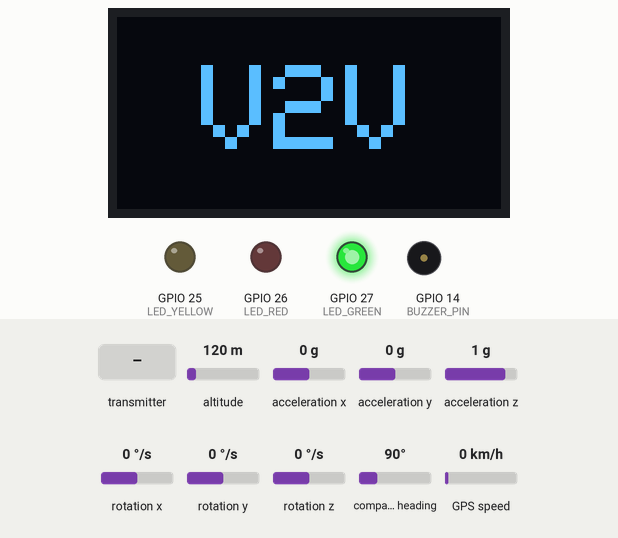
This sketch was run on a simulated ESP32. On the bench: 128×64 one-colour display, output pins drawn as LEDs (lit = HIGH), buzzer (waves = sounding, pin HIGH). Wiring (inferred from the names in the program): MPU-9250 motion sensor at I2C address 0x68. The inputs (shaded band) are chosen by the test bench; at power-on: altitude 120 m, acceleration x 0 g, acceleration y 0 g, acceleration z 1 g, rotation x 0 °/s, rotation y 0 °/s, rotation z 0 °/s, compass heading 90°, GPS speed 0 km/h. Storage starts empty; the GPS gets a fix after 3 s at 37.7749, -122.4194 with 8 satellites; what the sketch prints to the serial monitor is not drawn.

Above: at 1.2 s.
1.3 s: the transmitter starts sending event = 64
At 1.46 s:
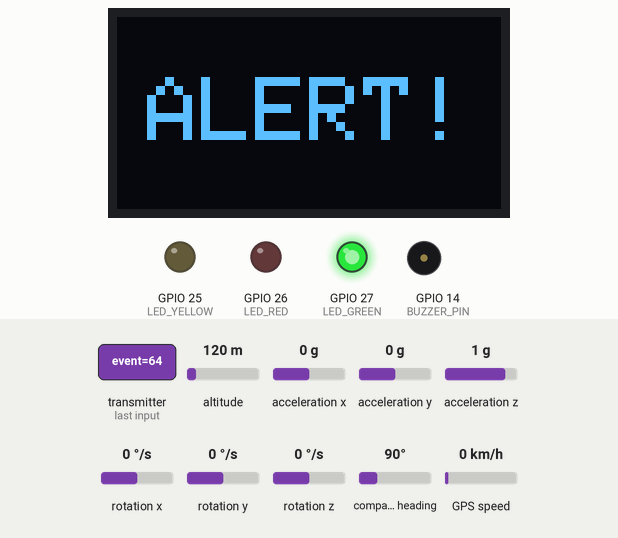
3.1 s: the transmitter starts sending event = 0
At 7.0 s:
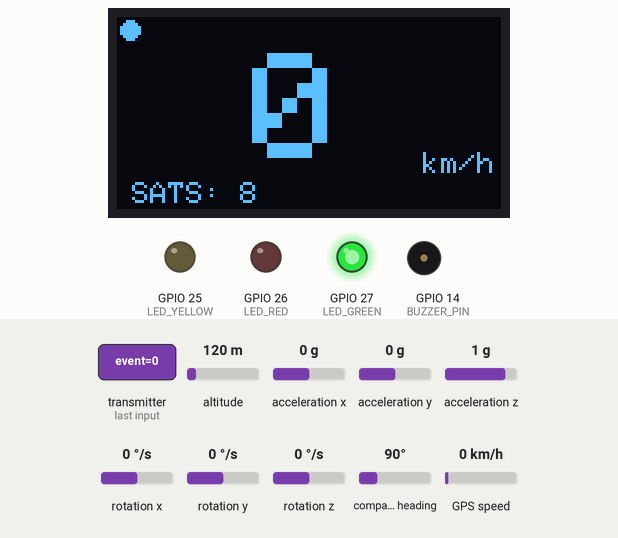
7.2 s: the transmitter starts sending event = 255
At 7.62 s:
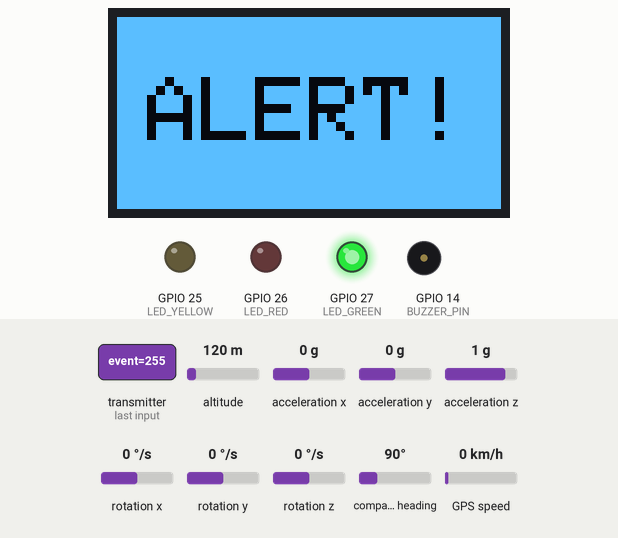
Timing chart, 0 to 10.2 s (numbered marks = the images above; inputs shaded):
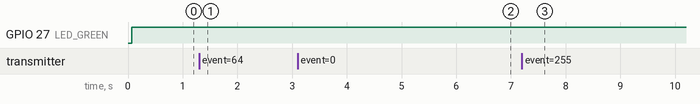

Measured:
- after the input at 1.3 s, the display: first changes after 0.06 s (image 1 shows a later state)
- after the input at 3.1 s, the display: first differs from a run without the input after 3.3 s (image 2)
- after the input at 7.2 s, the display: changes after 0.06 s (image 3)

The sketch:

car1.ino
```cpp
#include <Arduino.h>
#include <Wire.h>
#include <Adafruit_GFX.h>
#include <Adafruit_SSD1306.h>
#include <WiFi.h>
#include <esp_now.h>
#include <TinyGPS++.h>
#include <SD.h>
#include <SPI.h>

#define SD_CS 5

// Removed Adafruit_MPU6050 for MPU6500 raw I2C compatibility
#include <esp_idf_version.h>
#include <Fonts/FreeSans9pt7b.h>


/*
 * V2V Hardware Node - Hybrid PC Bridge & Transceiver
 */

#define SCREEN_WIDTH 128
#define SCREEN_HEIGHT 64
#define OLED_RESET    -1
#define SCREEN_ADDRESS 0x3C

Adafruit_SSD1306 display(SCREEN_WIDTH, SCREEN_HEIGHT, &Wire, OLED_RESET);

// MPU6500 on secondary I2C bus (Wire1)
#define MPU_SDA 32
#define MPU_SCL 33
TwoWire I2CMPU = TwoWire(1);

// GPS NEO-6M on UART2
#define RXD2 16
#define TXD2 17
HardwareSerial GPS(2);
TinyGPSPlus gps;

void initMPU6500() {
  I2CMPU.beginTransmission(0x68);
  I2CMPU.write(0x6B); // Power management
  I2CMPU.write(0x00); // Wake up
  I2CMPU.endTransmission();

  // Set accel range to +/- 2g for MAXIMUM sensitivity (was 8g)
  I2CMPU.beginTransmission(0x68);
  I2CMPU.write(0x1C);
  I2CMPU.write(0x00);
  I2CMPU.endTransmission();

  // Set gyro range to +/- 250 deg/s for MAXIMUM sensitivity (was 500)
  I2CMPU.beginTransmission(0x68);
  I2CMPU.write(0x1B);
  I2CMPU.write(0x00);
  I2CMPU.endTransmission();

  // Set DLPF to ~41Hz for faster reaction to potholes (was 21Hz)
  I2CMPU.beginTransmission(0x68);
  I2CMPU.write(0x1A);
  I2CMPU.write(0x03);
  I2CMPU.endTransmission();
}

#define LED_GREEN  27
#define LED_YELLOW 25
#define LED_RED    26
#define BUZZER_PIN 14


uint8_t broadcastAddress[] = {0xFF, 0xFF, 0xFF, 0xFF, 0xFF, 0xFF};

#pragma pack(push, 1)
struct VehicleStatePacket {
  char vehicle_id;
  uint16_t seq;
  uint32_t timestamp;
  int16_t speed_x100;
  int16_t accel_x100;
  int16_t heading;
  uint8_t event;
  uint8_t confidence;
  float latitude;
  float longitude;
};
#pragma pack(pop)

VehicleStatePacket myState;
VehicleStatePacket receivedAlert;

void logBlackbox(VehicleStatePacket state);

unsigned long lastSerialUpdate = 0;
unsigned long alertReceivedTime = 0;
const unsigned long ALERT_DISPLAY_TIME = 3500;

enum DisplayState { STATE_BOOT, STATE_WAITING, STATE_TRACKING, STATE_WARNING, STATE_STANDALONE };
DisplayState currentState = STATE_BOOT;

// Global Sensor State for Standalone Mode
float currentRoll = 0.0;
float currentPitch = 0.0;

// Smooth Animation Variables
float currentSpeedDisplay = 0.0;
float currentBarWidth = 0.0;
unsigned long bootTime = 0;


#if ESP_IDF_VERSION >= ESP_IDF_VERSION_VAL(5, 0, 0)
void OnDataSent(const wifi_tx_info_t *info, esp_now_send_status_t status) {
#else
void OnDataSent(const uint8_t *mac_addr, esp_now_send_status_t status) {
#endif
  // Silent success/fail
}

#if ESP_IDF_VERSION >= ESP_IDF_VERSION_VAL(5, 0, 0)
void OnDataRecv(const esp_now_recv_info_t *info, const uint8_t *incomingData, int len) {
#else
void OnDataRecv(const uint8_t * mac, const uint8_t *incomingData, int len) {
#endif
  if (len == sizeof(VehicleStatePacket)) {
    VehicleStatePacket incoming;
    memcpy(&incoming, incomingData, sizeof(incoming));

    // Trigger on any event > 0, except our own
    if (incoming.event > 0 && incoming.vehicle_id != myState.vehicle_id) {
      memcpy(&receivedAlert, &incoming, sizeof(incoming));
      alertReceivedTime = millis();
      currentState = STATE_WARNING;
    }

    // Log incoming telemetry to blackbox SD
    logBlackbox(incoming);
  }
}

void logBlackbox(VehicleStatePacket state) {
  File logFile = SD.open("/blackbox.csv", FILE_APPEND);
  if (logFile) {
    logFile.print(millis());
    logFile.print(",");
    logFile.print(state.vehicle_id);
    logFile.print(",");
    logFile.print(state.latitude, 6);
    logFile.print(",");
    logFile.print(state.longitude, 6);
    logFile.print(",");
    logFile.print(state.speed_x100 / 100.0);
    logFile.print(",");
    logFile.print(state.accel_x100 / 100.0);
    logFile.print(",");
    logFile.println(state.event);
    logFile.close();
  }
}

void setup() {
  Serial.begin(115200);
  GPS.begin(9600, SERIAL_8N1, RXD2, TXD2);

  if (!SD.begin(SD_CS)) {
    Serial.println(F("SD Card Mount Failed"));
  } else {
    Serial.println(F("SD Card Mount Successful"));
    File testFile = SD.open("/blackbox.csv");
    if (!testFile || testFile.size() == 0) {
      if (testFile) testFile.close();
      File logFile = SD.open("/blackbox.csv", FILE_WRITE);
      if (logFile) {
        logFile.println(F("timestamp_ms,vehicle_id,lat,lon,speed,accel,event"));
        logFile.close();
      }
    } else {
      testFile.close();
    }
  }

  if(!display.begin(SSD1306_SWITCHCAPVCC, SCREEN_ADDRESS)) {
    Serial.println(F("SSD1306 allocation failed"));
    for(;;);
  }

  I2CMPU.begin(MPU_SDA, MPU_SCL);
  initMPU6500();
  Serial.println("MPU6500 initialized via raw I2C.");

  WiFi.mode(WIFI_STA);
  WiFi.setSleep(false);

  pinMode(LED_GREEN, OUTPUT);
  pinMode(LED_YELLOW, OUTPUT);
  pinMode(LED_RED, OUTPUT);

  pinMode(BUZZER_PIN, OUTPUT);
  digitalWrite(BUZZER_PIN, LOW);

  digitalWrite(LED_GREEN, LOW);
  digitalWrite(LED_YELLOW, LOW);
  digitalWrite(LED_RED, LOW);

  if (esp_now_init() != ESP_OK) {
    display.clearDisplay();
    display.setFont(&FreeSans9pt7b);
    display.setCursor(0,20);
    display.print("ESP-NOW Fail");
    display.display();
    return;
  }

  esp_now_register_send_cb(OnDataSent);
  esp_now_register_recv_cb(OnDataRecv);

  esp_now_peer_info_t peerInfo = {};
  memcpy(peerInfo.peer_addr, broadcastAddress, 6);
  peerInfo.channel = 0;
  peerInfo.encrypt = false;

  if (esp_now_add_peer(&peerInfo) != ESP_OK) return;

  myState.vehicle_id = '-';
  myState.speed_x100 = 0;
  myState.accel_x100 = 0;
  myState.event = 0;
  myState.latitude = 0.0;
  myState.longitude = 0.0;

  bootTime = millis();
  currentState = STATE_BOOT;
}

// Linear interpolation for smooth animations
float smoothLerp(float a, float b, float t) {
  return a + t * (b - a);
}

void drawStateBoot(unsigned long currentMillis) {
  display.setFont();
  display.setTextColor(SSD1306_WHITE);
  display.setTextSize(4);
  display.setCursor(28, 16);
  display.print("V2V");

  float progress = constrain((currentMillis - bootTime) / 5000.0, 0.0, 1.0);
  if (progress >= 1.0) {
    currentState = STATE_WAITING;
  }
}

void drawStateWaiting(unsigned long currentMillis) {
  display.setFont();
  display.setTextColor(SSD1306_WHITE);
  display.setTextSize(2);
  display.setCursor(22, 24);
  display.print(F("WAITING"));
}

void drawStateStandalone(unsigned long currentMillis) {
  display.setFont();
  display.setTextColor(SSD1306_WHITE);

  int displaySpeed = gps.speed.isValid() ? (int)gps.speed.kmph() : 0;
  if (displaySpeed < 10) {
    display.setTextSize(5);
    display.setCursor(45, 12);
  } else if (displaySpeed < 100) {
    display.setTextSize(5);
    display.setCursor(30, 12);
  } else {
    display.setTextSize(4);
    display.setCursor(20, 16);
  }
  display.print(displaySpeed);

  display.setTextSize(1);
  display.setCursor(102, 45);
  display.print(F("km/h"));

  // Minimalist SAT status at bottom
  display.setFont();
  display.setCursor(5, 55);
  display.print(F("SATS: "));
  display.print(gps.satellites.isValid() ? gps.satellites.value() : 0);

  // Standalone dot indicator top left
  display.fillCircle(4, 4, 3, SSD1306_WHITE);
}

void drawStateTracking(unsigned long currentMillis) {
  float targetSpeed = (myState.speed_x100 / 100.0) * 3.6;
  currentSpeedDisplay = smoothLerp(currentSpeedDisplay, targetSpeed, 0.15);

  display.setFont();
  display.setTextColor(SSD1306_WHITE);

  int displaySpeed = (int)currentSpeedDisplay;
  if (displaySpeed < 10) {
    display.setTextSize(5);
    display.setCursor(45, 12);
  } else if (displaySpeed < 100) {
    display.setTextSize(5);
    display.setCursor(30, 12);
  } else {
    display.setTextSize(4);
    display.setCursor(20, 16);
  }
  display.print(displaySpeed);

  display.setTextSize(1);
  display.setCursor(102, 45);
  display.print(F("km/h"));

  // Minimalist status indicator (dot in top right)
  display.fillCircle(120, 8, 3, SSD1306_WHITE);
}

void drawStateWarning(unsigned long currentMillis) {
  bool flash = (currentMillis / 150) % 2 == 0;

  uint8_t activeEvent = 0;
  if (myState.event == 4 || myState.event == 5 || myState.event == 8) {
    activeEvent = myState.event;
  } else {
    activeEvent = receivedAlert.event;
  }

  display.fillScreen(flash ? SSD1306_WHITE : SSD1306_BLACK);
  display.setTextColor(flash ? SSD1306_BLACK : SSD1306_WHITE);
  display.setFont();

  if (activeEvent == 4) {
    display.setTextSize(3);
    display.setCursor(10, 20);
    display.print(F("CRASH!"));
  } else if (activeEvent == 5 || activeEvent == 2) {
    display.setTextSize(3);
    display.setCursor(10, 20);
    display.print(F("HAZARD"));
  } else if (activeEvent == 8) {
    display.setTextSize(2);
    display.setCursor(10, 24);
    display.print(F("EMERGENCY"));
  } else if (activeEvent == 1) {
    display.setTextSize(2);
    display.setCursor(10, 24);
    display.print(F("OVERSPEED"));
  } else if (activeEvent == 9) {
    display.setTextSize(3);
    display.setCursor(18, 20);
    display.print(F("BRAKE"));
  } else {
    display.setTextSize(3);
    display.setCursor(10, 20);
    display.print(F("ALERT!"));
  }
}

void loop() {
  unsigned long currentMillis = millis();


  // Determine event for Buzzer/LEDs (prioritize incoming warning over normal local state)
  uint8_t activeEventBuzzer = myState.event;
  if (currentState == STATE_WARNING && receivedAlert.event != 0) {
    activeEventBuzzer = receivedAlert.event;
  }

  // Update Status LEDs & Buzzer (Continuous Evaluation)
  if (activeEventBuzzer == 8) { // AMBULANCE PATTERN
    bool flash = (currentMillis / 100) % 2 == 0;
    digitalWrite(LED_RED, flash ? HIGH : LOW);
    digitalWrite(LED_YELLOW, flash ? LOW : HIGH);
    digitalWrite(LED_GREEN, LOW);
    // Distinct slow pulsating beep for ambulance
    if ((currentMillis / 400) % 2 == 0) digitalWrite(BUZZER_PIN, HIGH);
    else digitalWrite(BUZZER_PIN, LOW);
  } else if (activeEventBuzzer == 4 || activeEventBuzzer == 9) { // CRASH / HARSH_BRAKING
    digitalWrite(LED_RED, HIGH);
    digitalWrite(LED_YELLOW, LOW);
    digitalWrite(LED_GREEN, LOW);
    // Urgent fast continuous beeping
    if ((currentMillis / 100) % 2 == 0) digitalWrite(BUZZER_PIN, HIGH);
    else digitalWrite(BUZZER_PIN, LOW);
  } else if (activeEventBuzzer == 1) { // OVERSPEED
    digitalWrite(LED_RED, LOW);
    digitalWrite(LED_YELLOW, HIGH);
    digitalWrite(LED_GREEN, LOW);
    // Warning double-beep pattern
    int cycle = currentMillis % 1000;
    if (cycle < 100 || (cycle > 200 && cycle < 300)) digitalWrite(BUZZER_PIN, HIGH);
    else digitalWrite(BUZZER_PIN, LOW);
  } else if (activeEventBuzzer == 5 || activeEventBuzzer == 2) { // HAZARD / TRACTN
    digitalWrite(LED_RED, LOW);
    digitalWrite(LED_YELLOW, HIGH);
    digitalWrite(LED_GREEN, LOW);
    // Slow steady warning beep
    if ((currentMillis / 500) % 2 == 0) digitalWrite(BUZZER_PIN, HIGH);
    else digitalWrite(BUZZER_PIN, LOW);
  } else { // NORMAL
    digitalWrite(LED_RED, LOW);
    digitalWrite(LED_YELLOW, LOW);
    digitalWrite(LED_GREEN, HIGH);
    digitalWrite(BUZZER_PIN, LOW);
  }

  // 1. Handle Serial Data Non-Blocking
  while (Serial.available() >= sizeof(VehicleStatePacket) + 2) {
    if (Serial.read() == 0xAA) {
      if (Serial.peek() == 0x55) {
        Serial.read(); // Consume 0x55

        VehicleStatePacket packet;
        if (Serial.readBytes((char*)&packet, sizeof(VehicleStatePacket)) == sizeof(VehicleStatePacket)) {
          memcpy(&myState, &packet, sizeof(VehicleStatePacket));
          lastSerialUpdate = currentMillis;

          // Inject real GPS coordinates before broadcasting
          if (gps.location.isValid()) {
            myState.latitude = gps.location.lat();
            myState.longitude = gps.location.lng();
          } else {
            myState.latitude = 0.0;
            myState.longitude = 0.0;
          }

          // Broadcast via ESP-NOW
          esp_now_send(broadcastAddress, (uint8_t *) &myState, sizeof(myState));

          // Log local telemetry to blackbox SD
          logBlackbox(myState);
        }
      }
    }
  }

  // 2. State Machine Logic
  if (currentState != STATE_BOOT) {
    bool localSevere = (myState.event == 4 || myState.event == 5 || myState.event == 8);

    if (localSevere) {
      currentState = STATE_WARNING;
    } else if (currentMillis - alertReceivedTime < ALERT_DISPLAY_TIME && alertReceivedTime != 0) {
      currentState = STATE_WARNING;
    } else if (currentMillis - lastSerialUpdate > 5000) {
      // Auto-switch to standalone if no PC for 5 seconds
      currentState = STATE_STANDALONE;
    } else if (lastSerialUpdate != 0) {
      currentState = STATE_TRACKING;
    } else {
      currentState = STATE_WAITING;
    }
  }

  // Standalone Broadcasting (10 Hz)
  static unsigned long lastStandaloneBroadcast = 0;
  if (currentState == STATE_STANDALONE && currentMillis - lastStandaloneBroadcast > 200) {
    lastStandaloneBroadcast = currentMillis;
    myState.speed_x100 = gps.speed.isValid() ? (int16_t)(gps.speed.mps() * 100) : 0;
    myState.heading = gps.course.isValid() ? (int16_t)gps.course.deg() : 0;
    myState.latitude = gps.location.isValid() ? gps.location.lat() : 0.0;
    myState.longitude = gps.location.isValid() ? gps.location.lng() : 0.0;
    esp_now_send(broadcastAddress, (uint8_t *) &myState, sizeof(myState));
    logBlackbox(myState);
  }

  // Constantly feed the GPS parser
  while (GPS.available() > 0) {
    gps.encode(GPS.read());
  }

  // 3. Handle Sensors (Send to PC)
  static unsigned long lastMpuUpdate = 0;
  if (currentMillis - lastMpuUpdate > 50) { // 20 Hz
    lastMpuUpdate = currentMillis;

    I2CMPU.beginTransmission(0x68);
    I2CMPU.write(0x3B);
    I2CMPU.endTransmission(false);
    I2CMPU.requestFrom((uint16_t)0x68, (uint8_t)14, true);

    if (I2CMPU.available() >= 14) {
      int16_t rax = (I2CMPU.read() << 8) | I2CMPU.read();
      int16_t ray = (I2CMPU.read() << 8) | I2CMPU.read();
      int16_t raz = (I2CMPU.read() << 8) | I2CMPU.read();
      I2CMPU.read(); I2CMPU.read(); // Skip temp
      int16_t rgx = (I2CMPU.read() << 8) | I2CMPU.read();
      int16_t rgy = (I2CMPU.read() << 8) | I2CMPU.read();
      int16_t rgz = (I2CMPU.read() << 8) | I2CMPU.read();

      // Accel 2g scale -> m/s^2 (1g = 9.80665, 2g = 16384 LSB/g)
      float ax = (rax / 16384.0) * 9.80665;
      float ay = (ray / 16384.0) * 9.80665;
      float az = (raz / 16384.0) * 9.80665;

      // Gyro 250 deg/s scale -> rad/s (1 deg = 0.0174533 rad, 250deg/s = 131.0 LSB/deg)
      float gx = (rgx / 131.0) * 0.0174533;
      float gy = (rgy / 131.0) * 0.0174533;
      float gz = (rgz / 131.0) * 0.0174533;

      currentRoll = atan2(ay, sqrt(ax*ax + az*az)) * 180.0 / PI;
      currentPitch = atan2(-ax, sqrt(ay*ay + az*az)) * 180.0 / PI;

      Serial.print("MPU:");
      Serial.print(ax); Serial.print(",");
      Serial.print(ay); Serial.print(",");
      Serial.print(az); Serial.print(",");
      Serial.print(gx); Serial.print(",");
      Serial.print(gy); Serial.print(",");
      Serial.println(gz);

      if (gps.location.isValid()) {
        Serial.print("GPS:");
        Serial.print(gps.location.lat(), 6);
        Serial.print(",");
        Serial.print(gps.location.lng(), 6);
        Serial.print(",");
        Serial.print(gps.speed.isValid() ? gps.speed.kmph() : 0.0);
        Serial.print(",");
        Serial.print(gps.course.isValid() ? gps.course.deg() : 0.0);
        Serial.print(",");
        Serial.print(gps.altitude.isValid() ? gps.altitude.meters() : 0.0);
        Serial.print(",");
        Serial.println(gps.satellites.isValid() ? gps.satellites.value() : 0);
      } else {
        if (millis() > 5000 && gps.charsProcessed() < 10) {
          Serial.println("GPS_ERR:NO_DATA");
        } else {
          Serial.print("GPS_ERR:NO_LOCK:");
          Serial.println(gps.satellites.isValid() ? gps.satellites.value() : 0);
        }
      }
    }
  }

  // 4. Render Current State
  display.clearDisplay();

  switch (currentState) {
    case STATE_BOOT:      drawStateBoot(currentMillis); break;
    case STATE_WAITING:   drawStateWaiting(currentMillis); break;
    case STATE_STANDALONE: drawStateStandalone(currentMillis); break;
    case STATE_TRACKING:  drawStateTracking(currentMillis); break;
    case STATE_WARNING:   drawStateWarning(currentMillis); break;
  }

  display.display();
}
```
